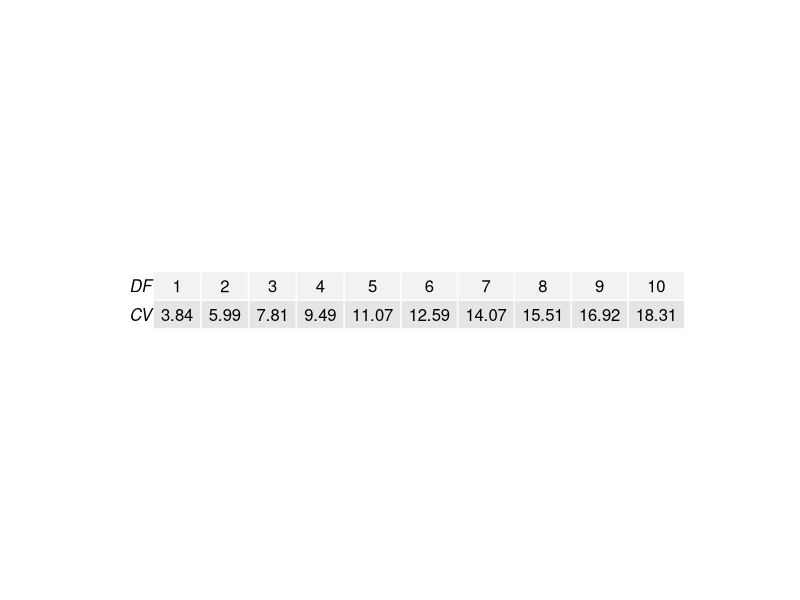
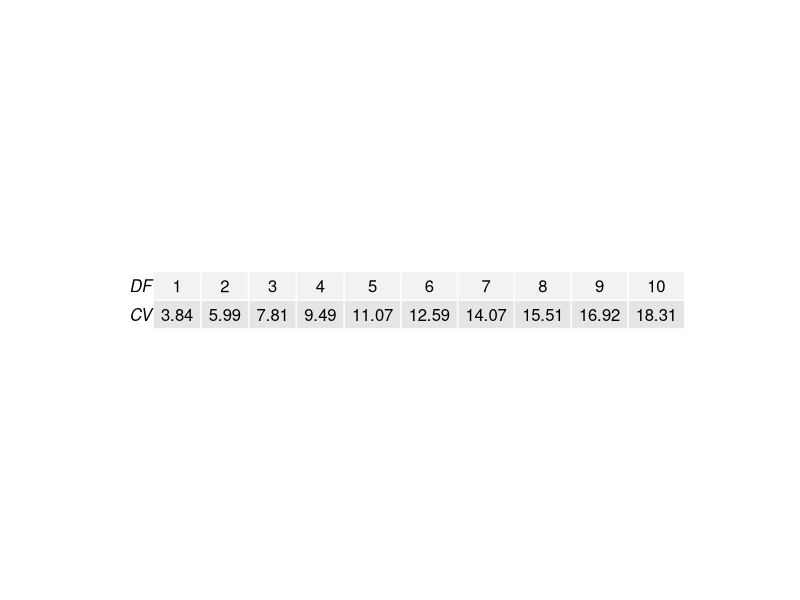
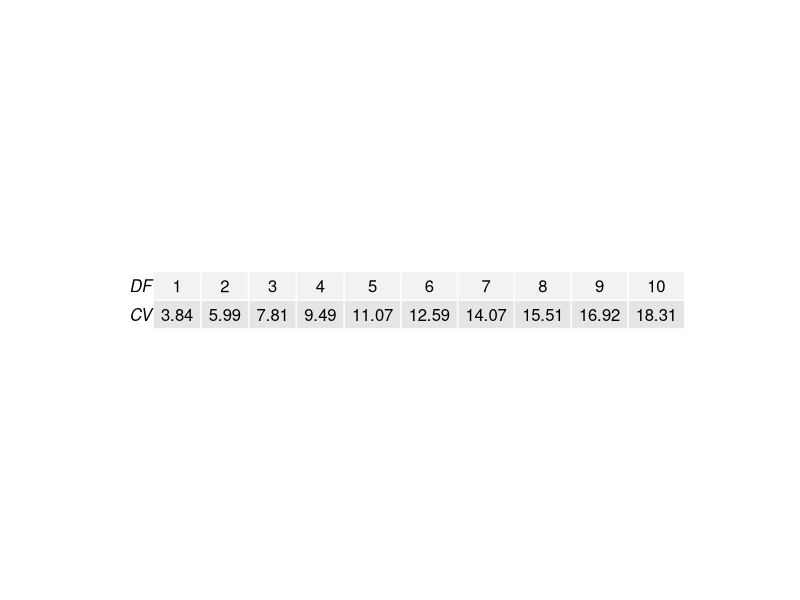
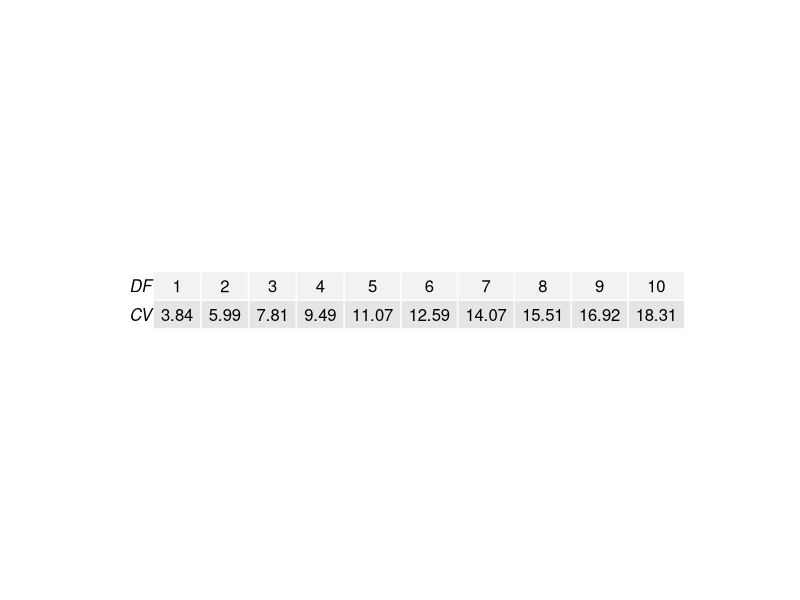
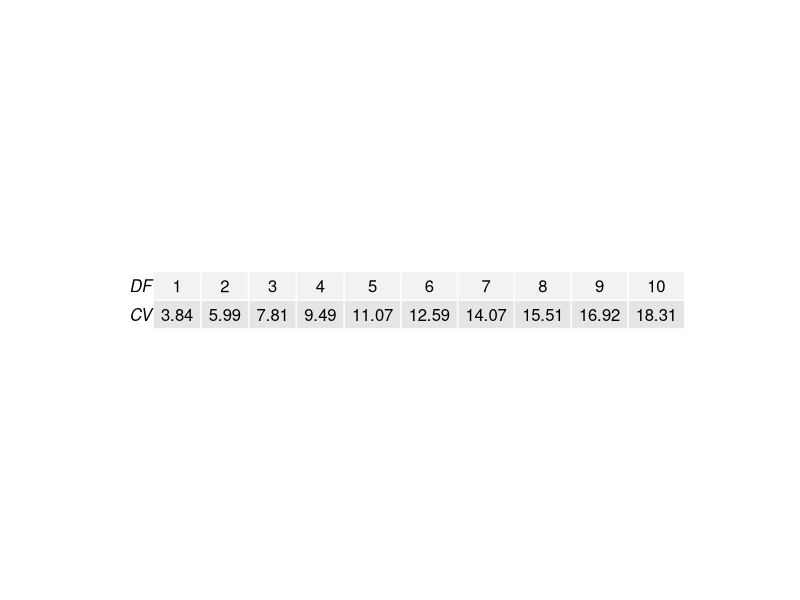
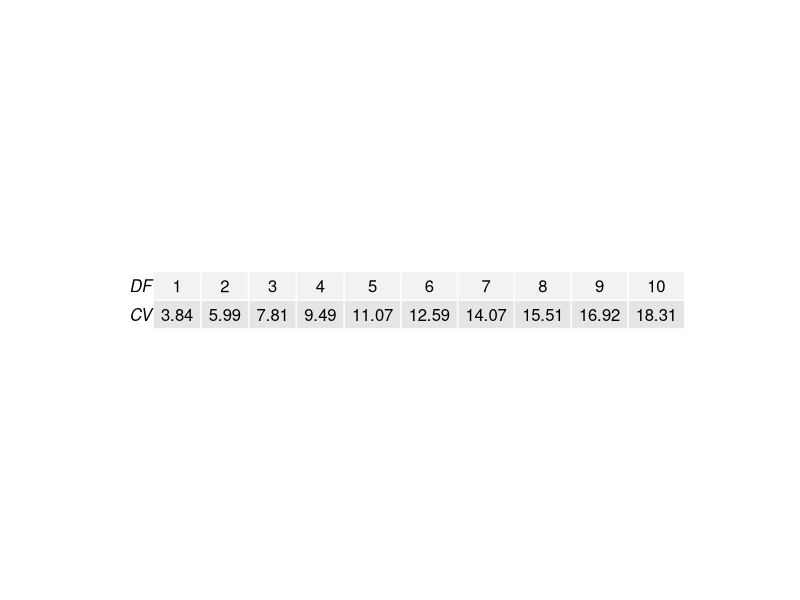
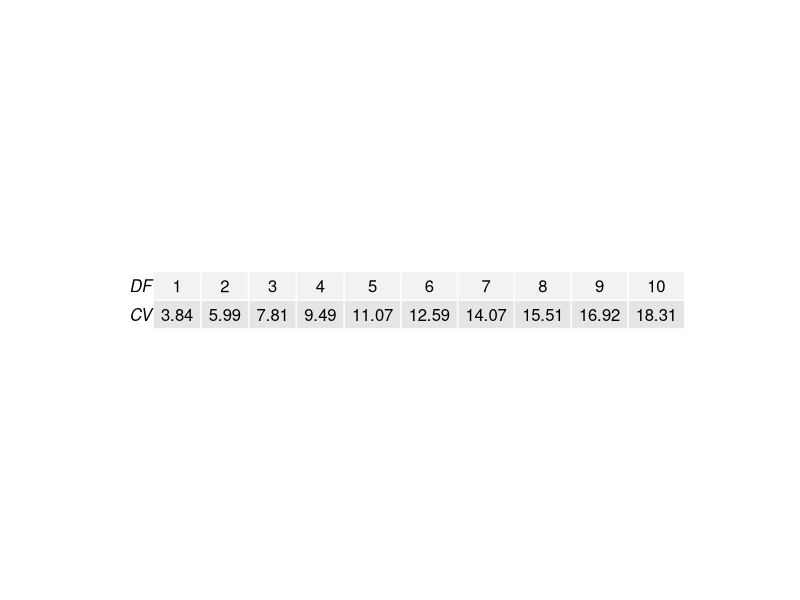
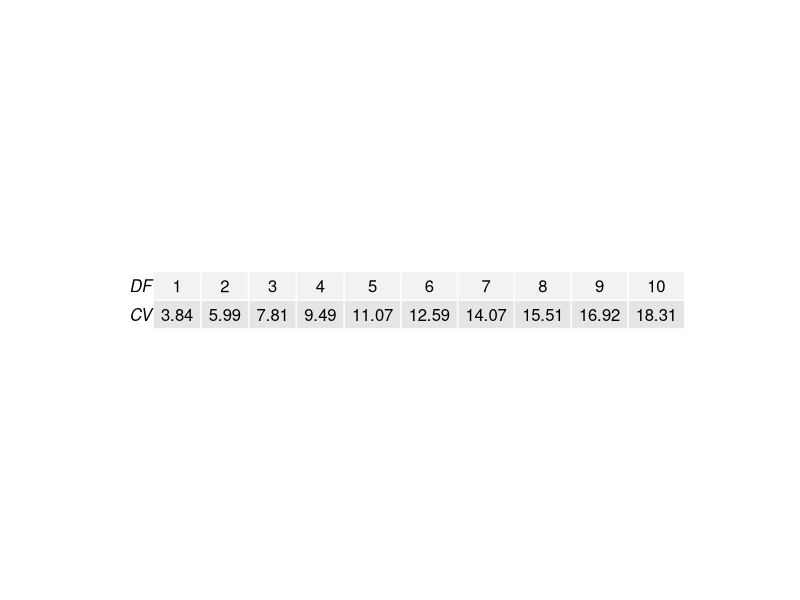

Reproduce these figures in R, in order. (Note: this script raises an error after producing the figures.)
##### ChisqMC3 #####
library(gridExtra) # the pacakge needed for this particular question to create multiple grid-level plots in a page
ChisqMC3= function(
title = "ChisqMC3", # Question-bank title that will be easily viewable in e-learning
n = 200, # Number of questions to generate
type = "MC", # The question type, one of many possible types on e-learning
answers = 5, # Number of answers per MC question
points.per.q = 4, # Number of points the question is worth (on the test)
difficulty = 1, # An easily viewable difficulty level on e-learning
quest.txt1 = "Researchers collect data on two variables, the country of origin and religion of their subjects. There are ",
quest.txt2 = " countries and ",
quest.txt3 = " religions in the study. The researchers run a chi square test of association between country and religion. Using the table above, determine the critical value for this test.", # The above 3 question texts are the static text for the full question
digits = 2, # This is the number of decimal places to round off the data
loc.path = "/Users/josephyang/Desktop/School Stuff/STAT 1600/Course Development/Question Generators/Stat1600-QGen/ChisqMC3 images/", # This is the local path used to store any randomly generated image files
e.path = "Images/", # This is the path on e-learning used to store any above-implemented image files
hint = "You need the formula for degrees of freedom from your chapter on chi squares.", # This is a student hint, visible to them during the exam on e-learning
feedback = "df = (#countries - 1)*(#religions - 1)" # This is student feedback, visible after the exam
)
{
param <- c("NewQuestion","ID","Title","QuestionText","Points","Difficulty", "Image",
           rep("Option", answers),"Hint","Feedback") # These are setting row names for the CSV file
questions <- data.frame() # This opens a data frame to store the randomly generated questions below
for(i in 1:n)
{
  ID <- paste(title, i, sep = "-") # The ID of the specific question within the bank, title + question number in the loop
  points <- sample(c(rep(0,answers-1),100),replace=F) # The proportion of points assigned to each possible answer, 1 if correct or 0 if incorrect
  corr.ind <- 7 + which.max(points) # This is the row index of the correct answer
  data1 <- sample(2:4, size = 1) # randomly generating the number of countries
  data2 <- sample(2:4, size = 1) # randomly generating the number of religions
  DF <- 1:10
  CV <- round(qchisq(.95, 1:10), digits = digits) # creating the critical values for different degrees of freedom
  data <- rbind(DF, CV) # joining each critical value with respective degrees of freedom
  corr.ans <- CV[(data1-1)*(data2-1)] # This is the correct answer to the question
  ans.txt <- sample(CV[CV != corr.ans], size = answers) # These are randomly generated incorrect answers.
  content <- c(type, ID, ID, paste(quest.txt1, data1, quest.txt2, data2, quest.txt3, sep = ""),
               points.per.q, difficulty, paste(e.path, title, ".jpeg", sep = ""),
               points, hint, feedback) # This is collecting a lot of the above information into a single vector
  options <- c(rep("",7), ans.txt, rep("",2)) # This is collecting the incorrect answers above, and indexing them correctly by row
  options[corr.ind] <- corr.ans # This is imputing the correct answer at the appropriate row index
  questions[(1+(9+answers)*i):((9+answers)*(i+1)),1] <- param # This is indexing and storing all the row names
  questions[(1+(9+answers)*i):((9+answers)*(i+1)),2] <- content # Indexing and storing all the content
  questions[(1+(9+answers)*i):((9+answers)*(i+1)),3] <- options # Indexing and storing the answers, both incorrect and correct
  jpeg(filename=paste(loc.path, title, ".jpeg", sep = ""),
       height = 22*nrow(data), width = 43*ncol(data)) # creating the image files in the designated place
  p <- tableGrob(data) # Creating the summary statistics for the graphical item
  grid.arrange(p)  # arranging all the summary statistics for the graphical items in one location
  dev.off()
}
questions <- questions[((10+answers)):((9+answers)*(n+1)),] # Storing only what's needed for e-learning upload as a CSV file
write.table(questions, sep=",", file=paste(title, ".csv", sep = ""),
            row.names=F, col.names=F) # Writing the CSV file
}

ChisqMC3()# creating the csv file
